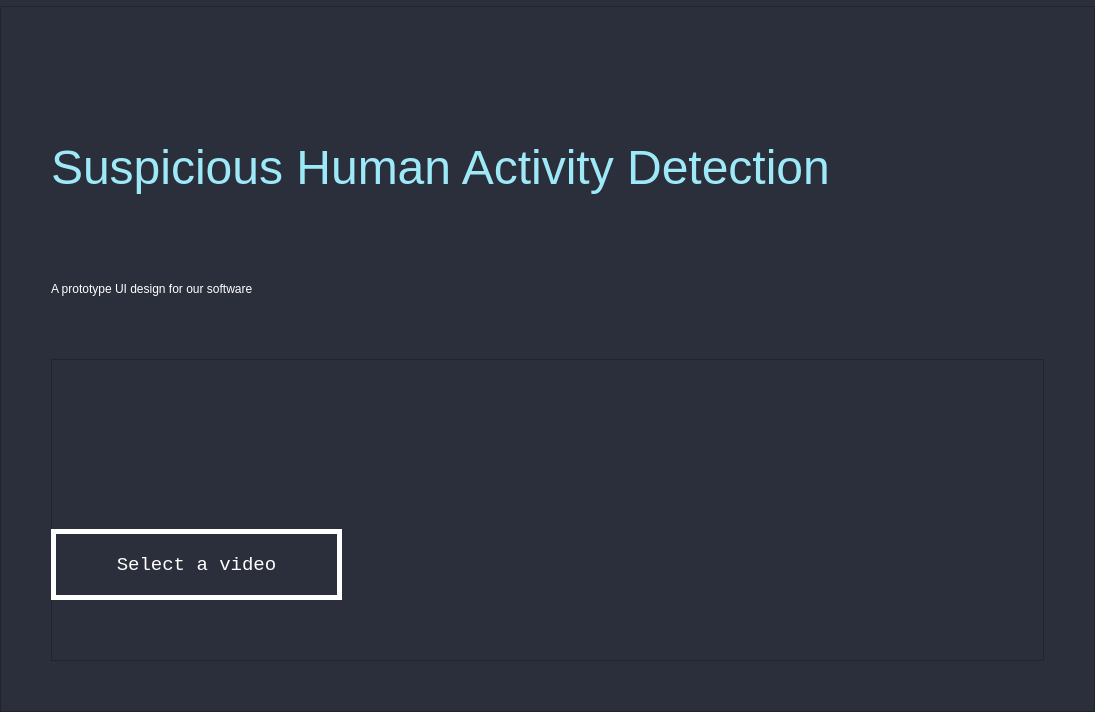
<?xml version="1.0" encoding="UTF-8"?>
<ui version="4.0">
 <class>mainWindow</class>
 <widget class="QMainWindow" name="mainWindow">
  <property name="enabled">
   <bool>true</bool>
  </property>
  <property name="geometry">
   <rect>
    <x>0</x>
    <y>0</y>
    <width>1095</width>
    <height>712</height>
   </rect>
  </property>
  <property name="sizePolicy">
   <sizepolicy hsizetype="Expanding" vsizetype="Expanding">
    <horstretch>1</horstretch>
    <verstretch>1</verstretch>
   </sizepolicy>
  </property>
  <property name="windowTitle">
   <string>MainWindow</string>
  </property>
  <property name="autoFillBackground">
   <bool>false</bool>
  </property>
  <property name="styleSheet">
   <string notr="true">background: rgb(43, 46, 59);
</string>
  </property>
  <widget class="QWidget" name="landing">
   <property name="cursor">
    <cursorShape>ArrowCursor</cursorShape>
   </property>
   <property name="styleSheet">
    <string notr="true">QWidget#landing{
background: rgb(43, 46, 59);
}</string>
   </property>
   <layout class="QGridLayout" name="gridLayout">
    <property name="leftMargin">
     <number>0</number>
    </property>
    <property name="topMargin">
     <number>0</number>
    </property>
    <property name="rightMargin">
     <number>0</number>
    </property>
    <property name="bottomMargin">
     <number>0</number>
    </property>
    <item row="0" column="0">
     <widget class="QFrame" name="frame_2">
      <property name="frameShape">
       <enum>QFrame::StyledPanel</enum>
      </property>
      <property name="frameShadow">
       <enum>QFrame::Raised</enum>
      </property>
     </widget>
    </item>
    <item row="1" column="0">
     <widget class="QFrame" name="frame">
      <property name="sizePolicy">
       <sizepolicy hsizetype="Expanding" vsizetype="Expanding">
        <horstretch>1</horstretch>
        <verstretch>1</verstretch>
       </sizepolicy>
      </property>
      <property name="sizeIncrement">
       <size>
        <width>10</width>
        <height>10</height>
       </size>
      </property>
      <property name="baseSize">
       <size>
        <width>200</width>
        <height>800</height>
       </size>
      </property>
      <property name="frameShape">
       <enum>QFrame::StyledPanel</enum>
      </property>
      <property name="frameShadow">
       <enum>QFrame::Raised</enum>
      </property>
      <layout class="QGridLayout" name="gridLayout_2">
       <property name="leftMargin">
        <number>50</number>
       </property>
       <property name="topMargin">
        <number>50</number>
       </property>
       <property name="rightMargin">
        <number>50</number>
       </property>
       <property name="bottomMargin">
        <number>50</number>
       </property>
       <property name="spacing">
        <number>20</number>
       </property>
       <item row="3" column="0">
        <widget class="QFrame" name="frame_3">
         <property name="sizePolicy">
          <sizepolicy hsizetype="Expanding" vsizetype="Expanding">
           <horstretch>1</horstretch>
           <verstretch>3</verstretch>
          </sizepolicy>
         </property>
         <property name="minimumSize">
          <size>
           <width>0</width>
           <height>242</height>
          </size>
         </property>
         <property name="frameShape">
          <enum>QFrame::StyledPanel</enum>
         </property>
         <property name="frameShadow">
          <enum>QFrame::Raised</enum>
         </property>
         <widget class="QPushButton" name="pushButton">
          <property name="geometry">
           <rect>
            <x>0</x>
            <y>170</y>
            <width>291</width>
            <height>71</height>
           </rect>
          </property>
          <property name="sizePolicy">
           <sizepolicy hsizetype="Fixed" vsizetype="Fixed">
            <horstretch>0</horstretch>
            <verstretch>0</verstretch>
           </sizepolicy>
          </property>
          <property name="styleSheet">
           <string notr="true">:enabled {
border-radius: 0px;
font-family: Courier New;
color: #ffffff;
font-size: 14pt;
background: transparent;
padding: 10pt 20pt 10pt 20pt;
border: 5px solid #ffffff;
text-decoration: none;
}
:hover {
background: white;
color: rgb(43, 46, 59);
border: 0px;
}</string>
          </property>
          <property name="text">
           <string>Select a video</string>
          </property>
         </widget>
        </widget>
       </item>
       <item row="1" column="0">
        <widget class="QLabel" name="label">
         <property name="sizePolicy">
          <sizepolicy hsizetype="Expanding" vsizetype="Expanding">
           <horstretch>0</horstretch>
           <verstretch>1</verstretch>
          </sizepolicy>
         </property>
         <property name="font">
          <font>
           <family>MS Shell Dlg 2</family>
           <pointsize>36</pointsize>
           <weight>50</weight>
           <italic>false</italic>
           <bold>false</bold>
          </font>
         </property>
         <property name="styleSheet">
          <string notr="true">font: 36pt &quot;MS Shell Dlg 2&quot;;
color: rgb(158,233,248);</string>
         </property>
         <property name="text">
          <string>Suspicious Human Activity Detection</string>
         </property>
        </widget>
       </item>
       <item row="2" column="0">
        <widget class="QLabel" name="label_2">
         <property name="sizePolicy">
          <sizepolicy hsizetype="Expanding" vsizetype="Expanding">
           <horstretch>1</horstretch>
           <verstretch>1</verstretch>
          </sizepolicy>
         </property>
         <property name="styleSheet">
          <string notr="true">font: 20pt &quot;MS Reference Sans Serif&quot;;
color: white;</string>
         </property>
         <property name="text">
          <string>A prototype UI design for our software</string>
         </property>
         <property name="margin">
          <number>0</number>
         </property>
        </widget>
       </item>
       <item row="0" column="0">
        <spacer name="verticalSpacer">
         <property name="orientation">
          <enum>Qt::Vertical</enum>
         </property>
         <property name="sizeType">
          <enum>QSizePolicy::MinimumExpanding</enum>
         </property>
         <property name="sizeHint" stdset="0">
          <size>
           <width>20</width>
           <height>60</height>
          </size>
         </property>
        </spacer>
       </item>
      </layout>
     </widget>
    </item>
   </layout>
  </widget>
 </widget>
 <resources/>
 <connections/>
</ui>
